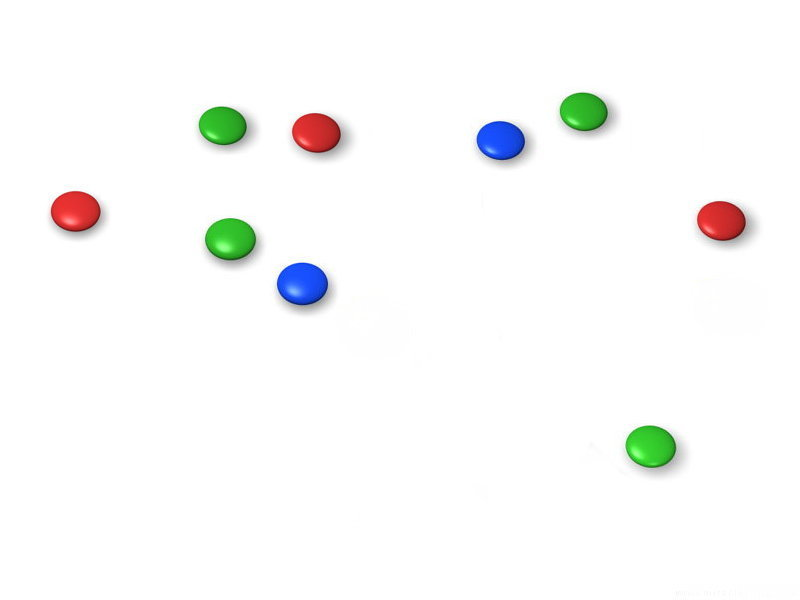
#> input picture loading_images/smarties.jpg, 800 x 600 px
$ python load_image.py
#> lines starting #> are read from the running program, lines starting #| are printed output that depends on the picture
import cv2
import matplotlib.pyplot as plt


image= "smarties.jpg"


def load_images(file_path):

#> called with file_path = 'smarties.jpg'
    img_color = cv2.imread(file_path, cv2.IMREAD_COLOR)           # load bgr
#> img_color is the input picture: shape (600, 800, 3); mean B, G, R 249.2, 250, 249.4
    img_alpha = cv2.imread(file_path, cv2.IMREAD_UNCHANGED) # load rgba
    img_gray = cv2.imread(file_path, cv2.IMREAD_GRAYSCALE)  # load grayscale
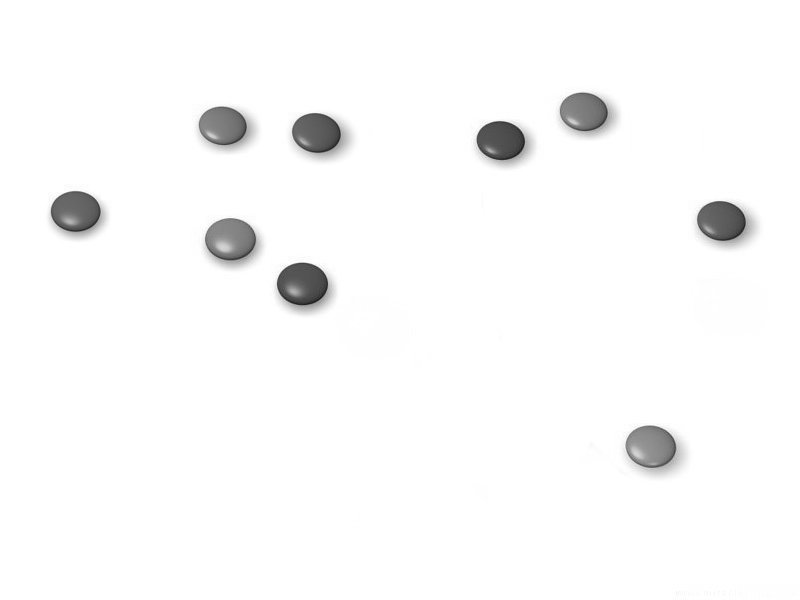
#> img_gray: shape (600, 800); min 25, max 255, mean 249.7


    print('BGR shape: ', img_color.shape)        # Rows, columss, channels
#| BGR shape:  (600, 800, 3)
    print ('ARGB shape:', img_alpha.shape)
#| ARGB shape: (600, 800, 3)
    print ('Gray shape:', img_gray.shape)
#| Gray shape: (600, 800)
    print ('img.dtype: ', img_color.dtype)
#| img.dtype:  uint8
    print ('img.size: ', img_color.size)
#| img.size:  1440000


    img_list = [img_color,img_alpha, img_gray]
    for i in img_list:
        cv2.imshow("Image-{}".format(i), i)
        cv2.waitKey(800)

        cv2.destroyAllWindows()
#> this loop made 3 passes


load_images(image)
